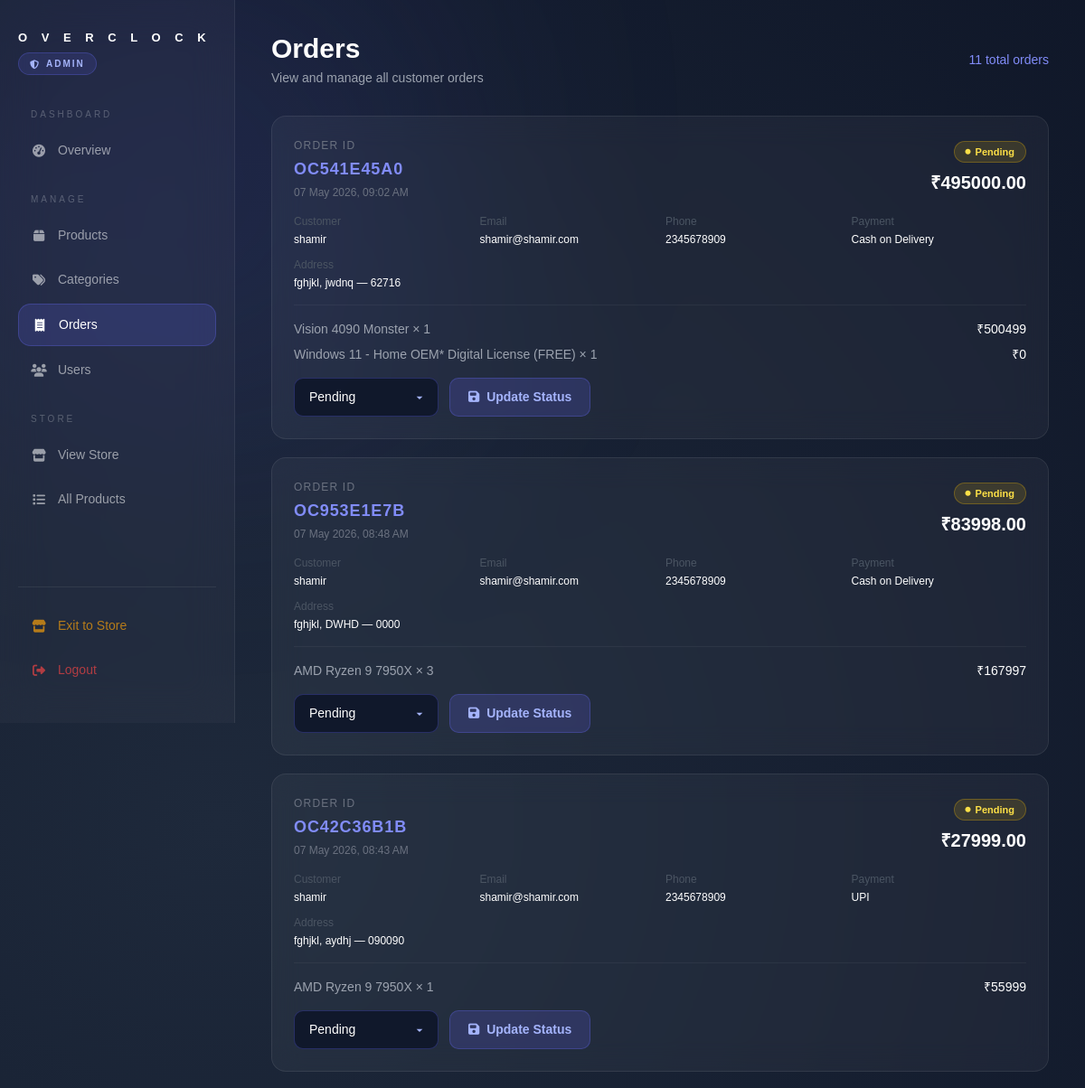
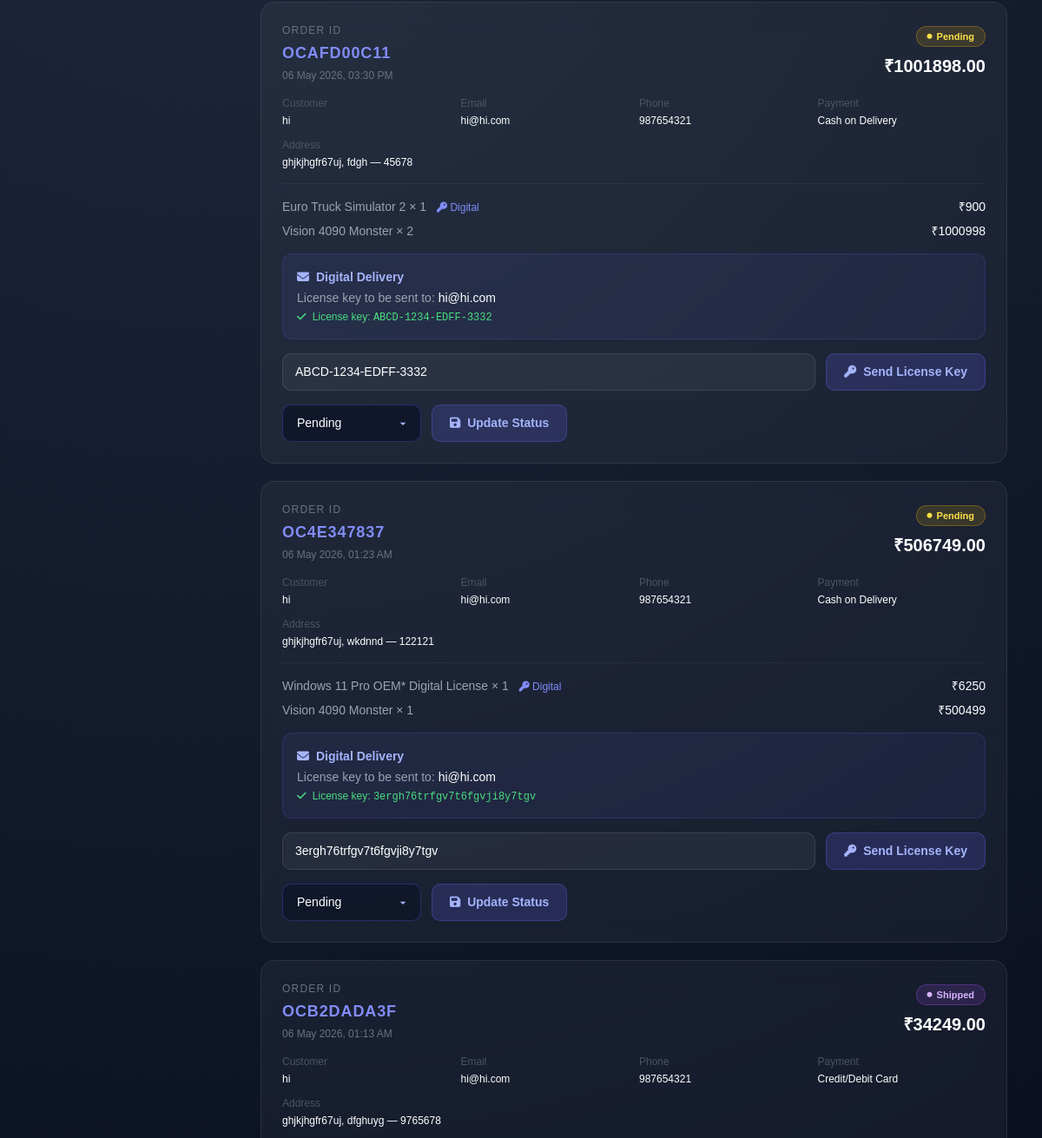
Before: /adminhome/orders/ (signed in, upper part) with the older database file (2 pictures, top to bottom).
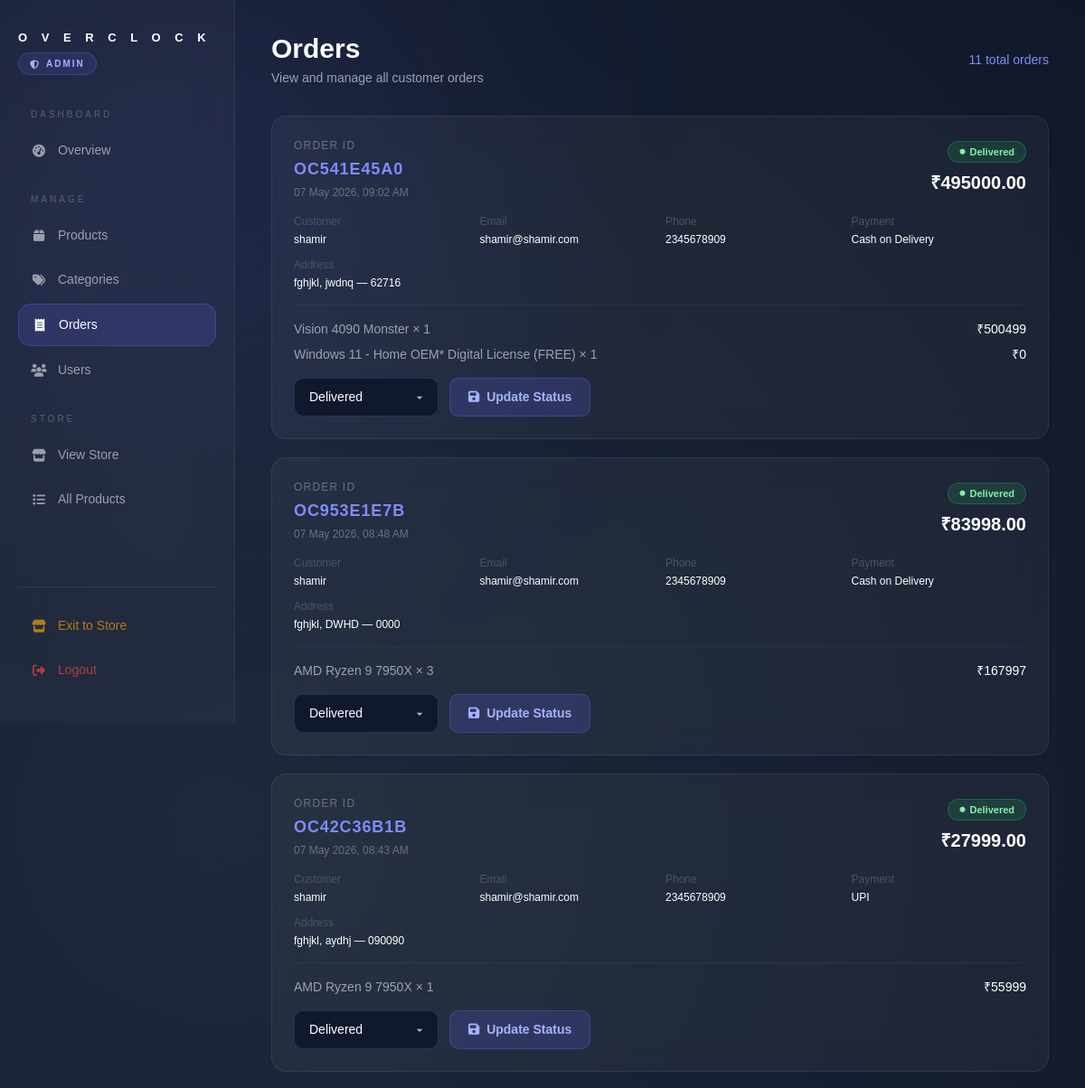
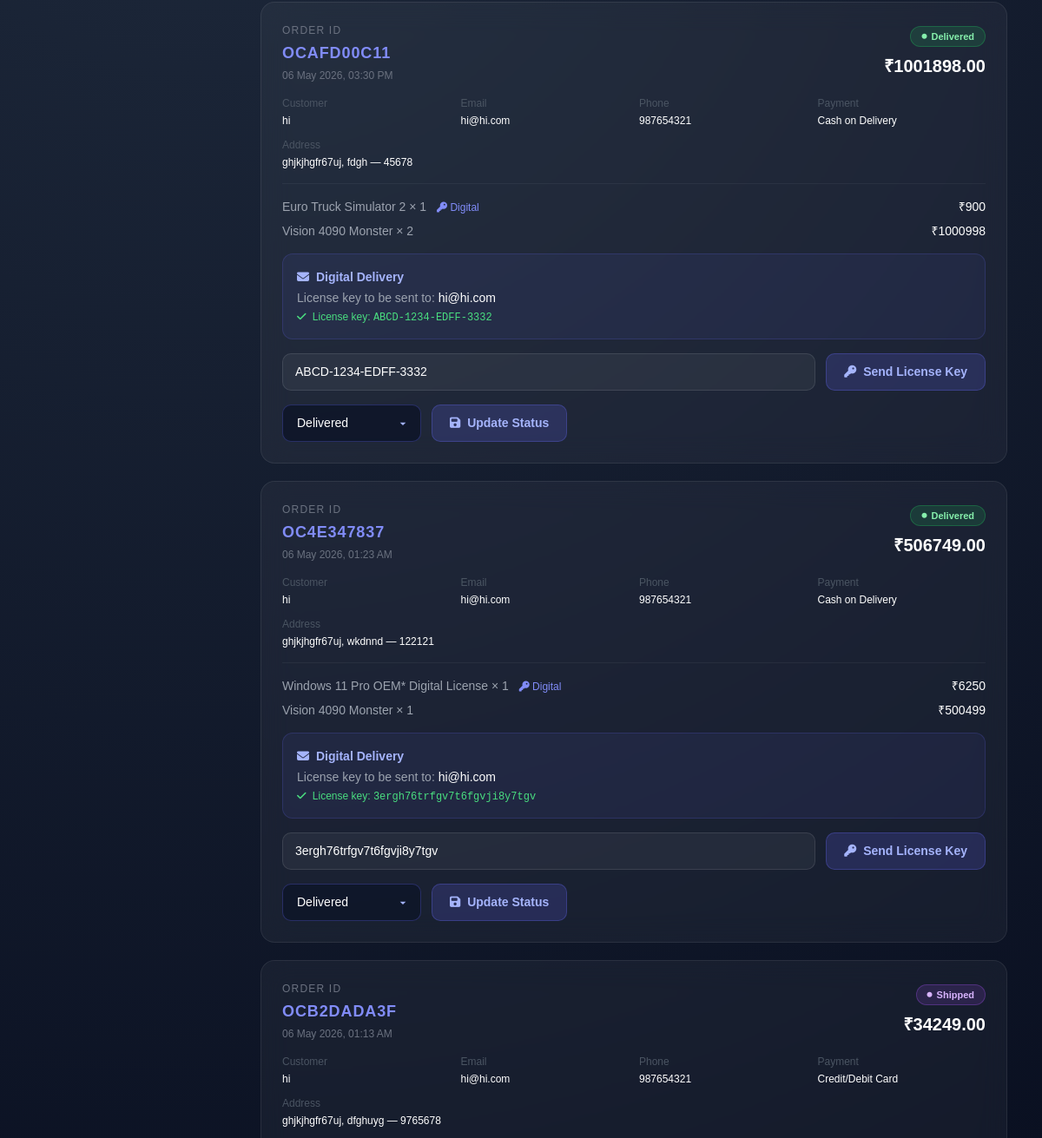
After: the same page with the newer database file (2 pictures, top to bottom).
### Overclock/models.py (models this page shows, shortened)
class Order(models.Model):
    STATUS_CHOICES = [
        ('Pending',    'Pending'),
        ('Processing', 'Processing'),
        ('Shipped',    'Shipped'),
        ('Delivered',  'Delivered'),
    ]
    PAYMENT_CHOICES = [
        ('COD',  'Cash on Delivery'),
        ('UPI',  'UPI'),
        ('CARD', 'Credit/Debit Card'),
    ]
    order_id       = models.CharField(max_length=20, unique=True, editable=False)
    user           = models.ForeignKey(User, on_delete=models.SET_NULL, null=True, blank=True)
    full_name      = models.CharField(max_length=100)
    email          = models.EmailField()
    phone          = models.CharField(max_length=15)
    address        = models.TextField()
    city           = models.CharField(max_length=100)
    pincode        = models.CharField(max_length=10)
    payment_method = models.CharField(max_length=10, choices=PAYMENT_CHOICES)
    upi_id         = models.CharField(max_length=100, blank=True, null=True)
    card_number    = models.CharField(max_length=20,  blank=True, null=True)
    card_expiry    = models.CharField(max_length=7,   blank=True, null=True)
    card_cvv       = models.CharField(max_length=4,   blank=True, null=True)
    delivery_email  = models.EmailField(blank=True, null=True)   # email for digital delivery
    license_key     = models.TextField(blank=True, null=True)    # filled by admin for digital products
    subtotal       = models.DecimalField(max_digits=10, decimal_places=2)
    delivery_fee   = models.DecimalField(max_digits=10, decimal_places=2)
    grand_total       = models.DecimalField(max_digits=10, decimal_places=2)
    promo_code        = models.CharField(max_length=500, blank=True, null=True)
    discount_amount   = models.DecimalField(max_digits=10, decimal_places=2, default=0)
    status         = models.CharField(max_length=20, choices=STATUS_CHOICES, default='Pending')
    created_at     = models.DateTimeField(auto_now_add=True)
    class Meta:
        ordering = ['-created_at']

### Overclock/views.py (the view)
# urls.py: path('adminhome/orders/', views.admin_orders, name='admin_orders'),
@admin_required
def admin_orders(request):
    orders = Order.objects.prefetch_related('items').all()
    return render(request, 'admin_orders.html', {'orders': orders})

### Overclock/context_processors.py (called while the page is built)
def categories(request):
    return {
        'nav_categories': Category.objects.all().order_by('name')
    }

### Overclock/models.py (called while the page is built)
    @property
    def total(self):
        return self.price * self.quantity

### Overclock/views.py (called while the page is built)
def admin_required(view_func):
    from functools import wraps
    @wraps(view_func)
    def wrapper(request, *args, **kwargs):
        if not request.session.get('is_admin'):
            return redirect('adminlogin')
        return view_func(request, *args, **kwargs)
    return wrapper

### Overclock/templates/admin_orders.html (shortened to what the changed rows need)
{% load static %}
<!DOCTYPE html>
<html lang="en">
<head>
<script src="https://cdn.tailwindcss.com"></script>
<link href="https://cdnjs.cloudflare.com/ajax/libs/font-awesome/6.5.0/css/all.min.css" rel="stylesheet">
</head>
<body>
<aside class="sidebar">
    <div>
        <h1 class="sidebar-logo">O V E R C L O C K</h1>
    </div>
</aside>
<main class="main">
    <div class="flex justify-between items-center mb-8">
        <div>
            <h2 class="text-3xl font-bold mb-1">Orders</h2>
        </div>
    </div>
    {% if orders %}
    <div class="space-y-5">
        {% for order in orders %}
        <div id="order-{{ order.order_id }}"
             class="glass rounded-2xl p-6 order-card"
             style="transition: box-shadow 0.4s ease, border-color 0.4s ease;">
            <div class="flex flex-wrap justify-between items-start gap-4 mb-4">
                <div>
                    <p class="text-xs text-gray-500 uppercase tracking-widest mb-1">Order ID</p>
                    <p class="text-lg font-bold text-indigo-400 tracking-wider">{{ order.order_id }}</p>
                    <p class="text-xs text-gray-500 mt-1">{{ order.created_at|date:"d M Y, h:i A" }}</p>
                </div>
                <div class="text-right">
                    <span class="status-badge status-{{ order.status }}">
                        <i class="fa-solid fa-circle text-[6px]"></i> {{ order.status }}
                    </span>
                    <p class="text-xl font-bold mt-2">₹{{ order.grand_total }}</p>
                </div>
            </div>
            <div class="grid grid-cols-2 md:grid-cols-4 gap-3 text-xs text-gray-400 mb-4">
                <div><p class="text-gray-600 mb-1">Customer</p><p class="text-white">{{ order.full_name }}</p></div>
                <div><p class="text-gray-600 mb-1">Email</p><p class="text-white">{{ order.email }}</p></div>
                <div><p class="text-gray-600 mb-1">Phone</p><p class="text-white">{{ order.phone }}</p></div>
                <div><p class="text-gray-600 mb-1">Payment</p><p class="text-white">{{ order.get_payment_method_display }}</p></div>
                <div class="col-span-2"><p class="text-gray-600 mb-1">Address</p><p class="text-white">{{ order.address }}, {{ order.city }} — {{ order.pincode }}</p></div>
            </div>
            <div class="border-t border-white/5 pt-4 mb-4 space-y-2">
                {% for item in order.items.all %}
                <div class="flex justify-between text-sm text-gray-400">
                    <span>
                        {{ item.product_name }} × {{ item.quantity }}
                        {% if item.is_digital %}<span class="ml-2 text-indigo-400 text-xs"><i class="fa-solid fa-key"></i> Digital</span>{% endif %}
                    </span>
                    <span class="text-white">₹{{ item.total|floatformat:0 }}</span>
                </div>
                {% endfor %}
            </div>
            <div class="space-y-4">
                {% for item in order.items.all %}
                {% if item.is_digital %}
                <div class="p-4 rounded-xl text-sm" style="background:rgba(99,102,241,0.08); border:1px solid rgba(99,102,241,0.2);">
                    <p class="text-indigo-300 font-semibold mb-1"><i class="fa-solid fa-envelope mr-2"></i>Digital Delivery</p>
                    <p class="text-gray-400">License key to be sent to: <span class="text-white font-medium">{{ order.delivery_email }}</span></p>
                    {% if order.license_key %}
                    <p class="text-green-400 mt-1 text-xs"><i class="fa-solid fa-check mr-1"></i> License key: <span class="font-mono">{{ order.license_key }}</span></p>
                    {% endif %}
                </div>
                {% endif %}
                {% endfor %}
                {% for item in order.items.all %}{% if item.is_digital %}
                <form method="POST" action="{% url 'save_license_key' order.order_id %}" class="flex gap-3">
                    <input type="text" name="license_key"
                           placeholder="Enter license key e.g. XXXX-XXXX-XXXX-XXXX"
                           value="{{ order.license_key|default:'' }}"
                           style="flex:1; background:rgba(255,255,255,0.05); border:1px solid rgba(255,255,255,0.1); color:white; padding:10px 14px; border-radius:10px; outline:none; font-size:14px;">
                    <button type="submit"
                            style="background:rgba(99,102,241,0.2); border:1px solid rgba(99,102,241,0.3); color:#a5b4fc; padding:10px 20px; border-radius:10px; font-size:14px; font-weight:600; white-space:nowrap;">
                        <i class="fa-solid fa-key mr-1"></i> Send License Key
                    </button>
                </form>
                {% endif %}{% endfor %}
                <form method="POST" action="{% url 'update_order_status' order.order_id %}" class="flex items-center gap-3">
                    <select name="status" class="themed-select">
                        {% for value, label in order.STATUS_CHOICES %}
                        <option value="{{ value }}" {% if order.status == value %}selected{% endif %}>{{ label }}</option>
                        {% endfor %}
                    </select>
                    <button type="submit"
                            style="background:rgba(99,102,241,0.2); border:1px solid rgba(99,102,241,0.3); color:#a5b4fc; padding:10px 20px; border-radius:10px; font-size:14px; font-weight:600;">
                        <i class="fa-solid fa-floppy-disk mr-1"></i> Update Status
                    </button>
                </form>
            </div>
        </div>
        {% endfor %}
    </div>
    {% endif %}
</main>
</body>
</html>

Changed rows visible on the page:
changed Order "OC541E45A0": status "Pending" → "Delivered"
changed Order "OC953E1E7B": status "Pending" → "Delivered"
changed Order "OC42C36B1B": status "Pending" → "Delivered"
changed Order "OCAFD00C11": status "Pending" → "Delivered"
changed Order "OC4E347837": status "Pending" → "Delivered"
